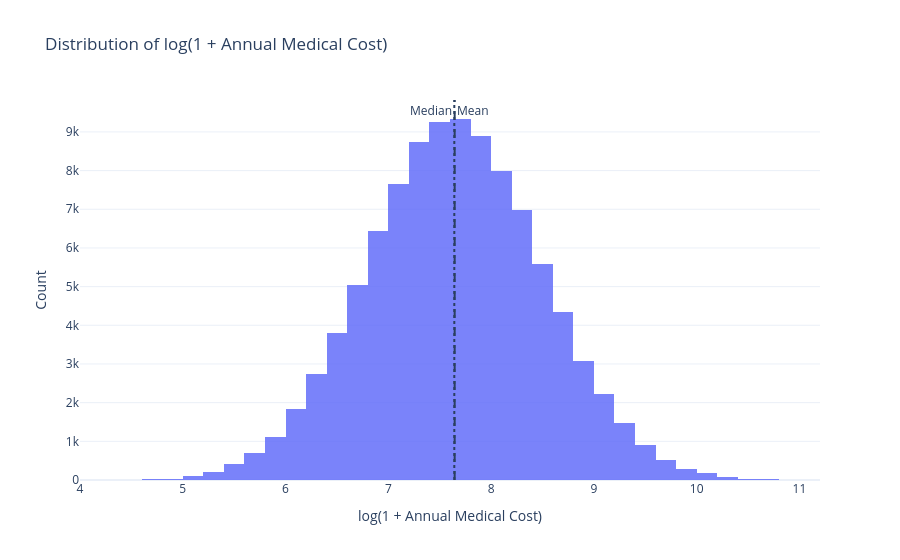

Notebook source saved alongside this figure:
### Code cell
fig = px.histogram(
    df,
    x=log_target,
    nbins=60,
    title="Distribution of log(1 + Annual Medical Cost)",
    template="plotly_white",
    opacity=0.85
)

fig.add_vline(
    x=mean_log_cost,
    line_dash="dash",
    annotation_text="Mean",
    annotation_position="top right"
)

fig.add_vline(
    x=median_log_cost,
    line_dash="dot",
    annotation_text="Median",
    annotation_position="top left"
)

fig.update_layout(
    xaxis_title="log(1 + Annual Medical Cost)",
    yaxis_title="Count"
)

fig.show()

### Figure 1 — Plotly figure (JSON) as saved in the notebook; plotly's stock layout.template omitted (floating-point values rounded to 4 significant figures; data arrays with more than 128 entries replaced by an {"elided": "..."} marker saying what was removed)
{"data": [{"bingroup": "x", "hovertemplate": "log1p_annual_medical_cost=%{x}<br>count=%{y}<extra></extra>", "legendgroup": "", "marker": {"color": "#636efa", "opacity": 0.85, "pattern": {"shape": ""}}, "name": "", "nbinsx": 60, "orientation": "v", "showlegend": false, "x": {"elided": "100000 float values"}, "xaxis": "x", "yaxis": "y", "type": "histogram"}], "layout": {"xaxis": {"anchor": "y", "domain": [0.0, 1.0], "title": {"text": "log(1 + Annual Medical Cost)"}}, "yaxis": {"anchor": "x", "domain": [0.0, 1.0], "title": {"text": "Count"}}, "legend": {"tracegroupgap": 0}, "title": {"text": "Distribution of log(1 + Annual Medical Cost)"}, "barmode": "relative", "shapes": [{"line": {"dash": "dash"}, "type": "line", "x0": 7.645, "x1": 7.645, "xref": "x", "y0": 0, "y1": 1, "yref": "y domain"}, {"line": {"dash": "dot"}, "type": "line", "x0": 7.642, "x1": 7.642, "xref": "x", "y0": 0, "y1": 1, "yref": "y domain"}], "annotations": [{"showarrow": false, "text": "Mean", "x": 7.645, "xanchor": "left", "xref": "x", "y": 1, "yanchor": "top", "yref": "y domain"}, {"showarrow": false, "text": "Median", "x": 7.642, "xanchor": "right", "xref": "x", "y": 1, "yanchor": "top", "yref": "y domain"}]}}
